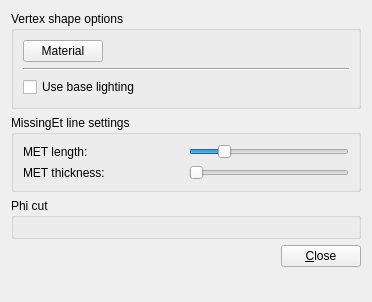
<?xml version="1.0" encoding="UTF-8"?>
<ui version="4.0">
 <class>MissingEtSettingsForm</class>
 <widget class="QWidget" name="MissingEtSettingsForm">
  <property name="geometry">
   <rect>
    <x>0</x>
    <y>0</y>
    <width>372</width>
    <height>302</height>
   </rect>
  </property>
  <property name="windowTitle">
   <string>Form</string>
  </property>
  <layout class="QVBoxLayout" name="verticalLayout_5">
   <item>
    <widget class="QGroupBox" name="groupBox_4">
     <property name="title">
      <string>Vertex shape options</string>
     </property>
     <property name="checkable">
      <bool>false</bool>
     </property>
     <layout class="QVBoxLayout" name="verticalLayout_3">
      <item>
       <layout class="QHBoxLayout" name="horizontalLayout_4">
        <item>
         <widget class="VP1MaterialButton" name="pushButton_matButton">
          <property name="text">
           <string>Material</string>
          </property>
         </widget>
        </item>
        <item>
         <spacer name="horizontalSpacer">
          <property name="orientation">
           <enum>Qt::Horizontal</enum>
          </property>
          <property name="sizeHint" stdset="0">
           <size>
            <width>40</width>
            <height>20</height>
           </size>
          </property>
         </spacer>
        </item>
       </layout>
      </item>
      <item>
       <widget class="Line" name="line">
        <property name="orientation">
         <enum>Qt::Horizontal</enum>
        </property>
       </widget>
      </item>
      <item>
       <layout class="QHBoxLayout" name="horizontalLayout_3">
        <item>
         <widget class="QCheckBox" name="checkBox_verticesUseBaseLightModel">
          <property name="enabled">
           <bool>true</bool>
          </property>
          <property name="toolTip">
           <string>Use a less advanced light model for the tracks. This might lead to more clearly visible tracks (but transparency will not be taken into account)</string>
          </property>
          <property name="text">
           <string>Use base lighting</string>
          </property>
         </widget>
        </item>
       </layout>
      </item>
     </layout>
    </widget>
   </item>
   <item>
    <widget class="QWidget" name="cuts" native="true">
     <property name="enabled">
      <bool>true</bool>
     </property>
     <layout class="QVBoxLayout" name="verticalLayout_4">
      <property name="margin">
       <number>0</number>
      </property>
      <item>
       <widget class="QGroupBox" name="groupBox_r_position_cuts">
        <property name="enabled">
         <bool>true</bool>
        </property>
        <property name="title">
         <string>MissingEt line settings</string>
        </property>
        <layout class="QVBoxLayout" name="verticalLayout_2">
         <item>
          <layout class="QVBoxLayout" name="verticalLayout_7">
           <item>
            <layout class="QHBoxLayout" name="horizontalLayout_2">
             <item>
              <widget class="QLabel" name="label_met_len">
               <property name="text">
                <string>MET length:</string>
               </property>
              </widget>
             </item>
             <item>
              <widget class="QSlider" name="horizontalSlider_met_len">
               <property name="sizePolicy">
                <sizepolicy hsizetype="Preferred" vsizetype="Fixed">
                 <horstretch>0</horstretch>
                 <verstretch>0</verstretch>
                </sizepolicy>
               </property>
               <property name="minimumSize">
                <size>
                 <width>100</width>
                 <height>0</height>
                </size>
               </property>
               <property name="minimum">
                <number>1</number>
               </property>
               <property name="maximum">
                <number>100</number>
               </property>
               <property name="singleStep">
                <number>10</number>
               </property>
               <property name="value">
                <number>20</number>
               </property>
               <property name="orientation">
                <enum>Qt::Horizontal</enum>
               </property>
              </widget>
             </item>
            </layout>
           </item>
          </layout>
         </item>
         <item>
          <layout class="QHBoxLayout" name="horizontalLayout">
           <item>
            <widget class="QLabel" name="label_met_thickness">
             <property name="minimumSize">
              <size>
               <width>0</width>
               <height>0</height>
              </size>
             </property>
             <property name="text">
              <string>MET thickness:</string>
             </property>
            </widget>
           </item>
           <item>
            <widget class="QSlider" name="horizontalSlider_met_thickness">
             <property name="sizePolicy">
              <sizepolicy hsizetype="Preferred" vsizetype="Fixed">
               <horstretch>0</horstretch>
               <verstretch>0</verstretch>
              </sizepolicy>
             </property>
             <property name="minimumSize">
              <size>
               <width>100</width>
               <height>0</height>
              </size>
             </property>
             <property name="minimum">
              <number>1</number>
             </property>
             <property name="maximum">
              <number>20</number>
             </property>
             <property name="value">
              <number>1</number>
             </property>
             <property name="orientation">
              <enum>Qt::Horizontal</enum>
             </property>
            </widget>
           </item>
          </layout>
         </item>
        </layout>
       </widget>
      </item>
     </layout>
    </widget>
   </item>
   <item>
    <widget class="QGroupBox" name="groupBox">
     <property name="title">
      <string>Phi cut</string>
     </property>
     <layout class="QVBoxLayout" name="verticalLayout">
      <item>
       <widget class="VP1EtaPhiCutWidget" name="etaphi_widget" native="true"/>
      </item>
     </layout>
    </widget>
   </item>
   <item>
    <layout class="QHBoxLayout" name="_2">
     <item>
      <spacer>
       <property name="orientation">
        <enum>Qt::Horizontal</enum>
       </property>
       <property name="sizeHint" stdset="0">
        <size>
         <width>40</width>
         <height>20</height>
        </size>
       </property>
      </spacer>
     </item>
     <item>
      <widget class="QPushButton" name="pushButton_close">
       <property name="text">
        <string>&amp;Close</string>
       </property>
      </widget>
     </item>
    </layout>
   </item>
   <item>
    <spacer name="verticalSpacer">
     <property name="orientation">
      <enum>Qt::Vertical</enum>
     </property>
     <property name="sizeHint" stdset="0">
      <size>
       <width>20</width>
       <height>40</height>
      </size>
     </property>
    </spacer>
   </item>
  </layout>
 </widget>
 <customwidgets>
  <customwidget>
   <class>VP1MaterialButton</class>
   <extends>QPushButton</extends>
   <header>VP1Base/VP1MaterialButton.h</header>
  </customwidget>
  <customwidget>
   <class>VP1EtaPhiCutWidget</class>
   <extends>QWidget</extends>
   <header>VP1Base/VP1EtaPhiCutWidget.h</header>
   <container>1</container>
  </customwidget>
 </customwidgets>
 <resources/>
 <connections/>
</ui>
